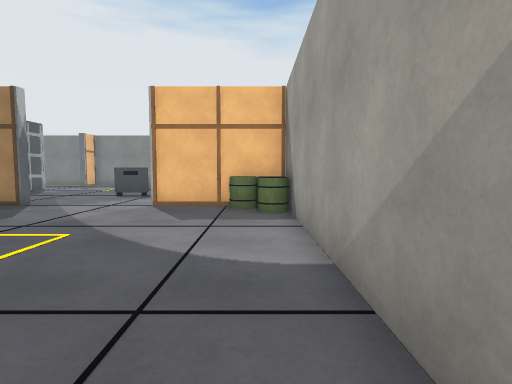
View 1 (above)

20 first-person views from a walk through a 3-D level made in the Unity game engine. The camera is 1.2 m above the floor, tilts 4° down and sees 80° across. The floor is counted in squares, 1 m on a side. Each view is taken from the middle of a square. On the plan, view 1 faces up. The plan holds only what a view shows up to about 13 squares ahead; the rest is blank.

View 2
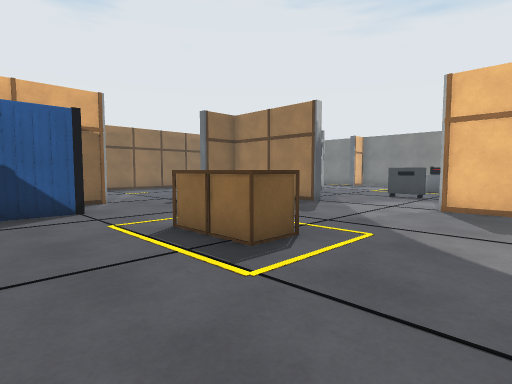

View 3
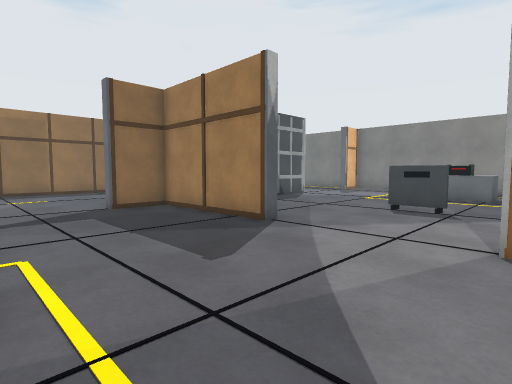

View 4
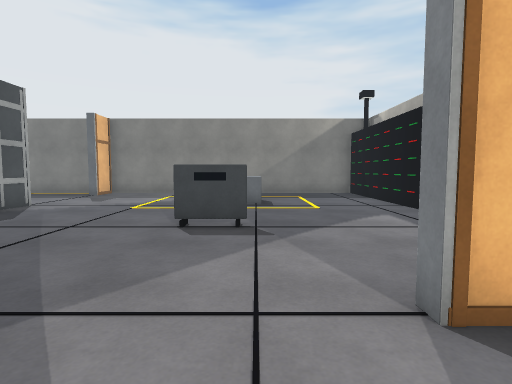

View 5
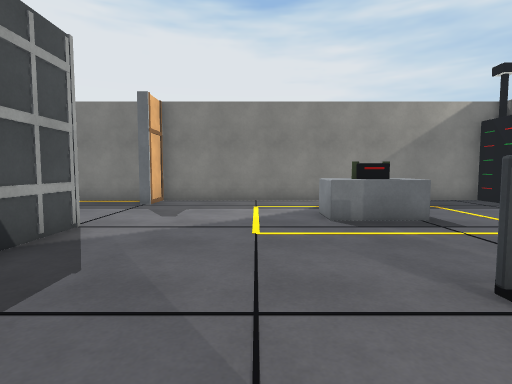

View 6
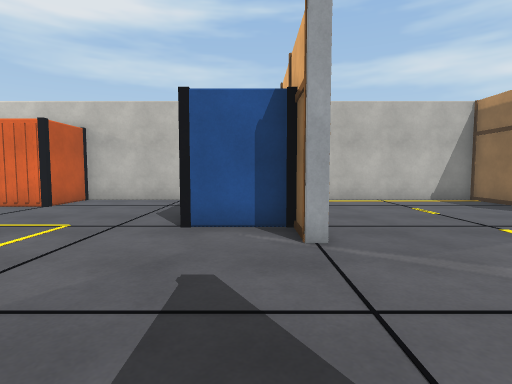

View 7
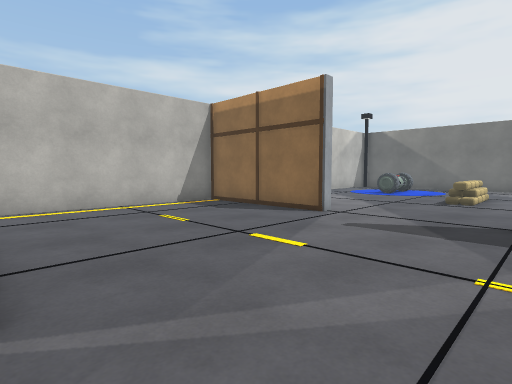

View 8
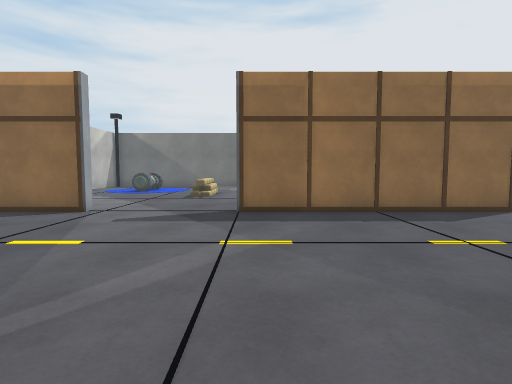

View 9
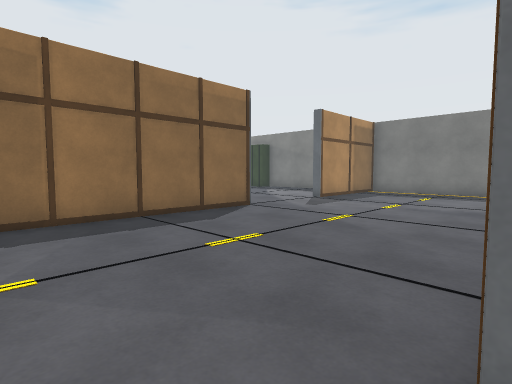

View 10
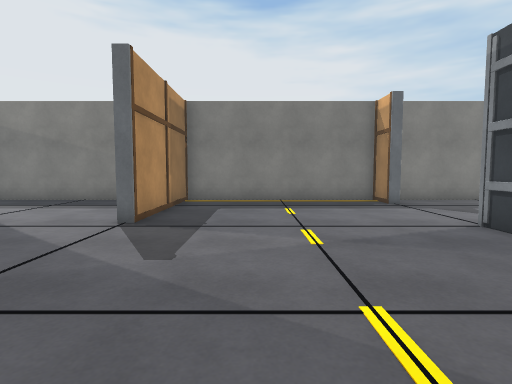

View 11
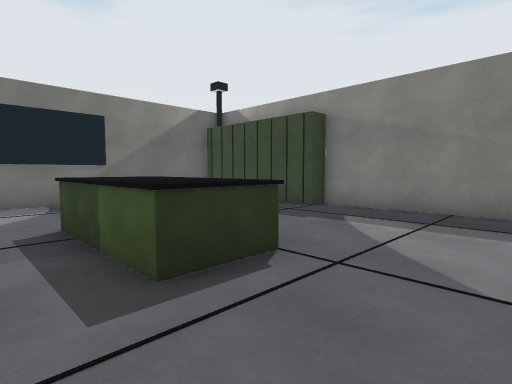

View 12
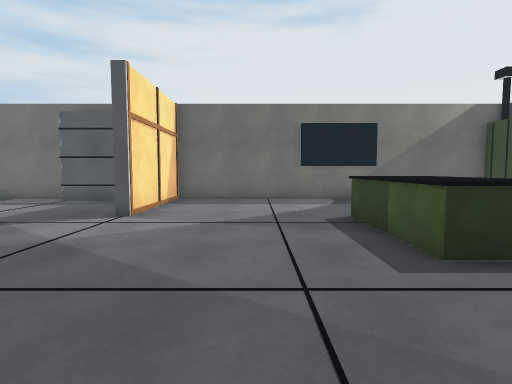

View 13
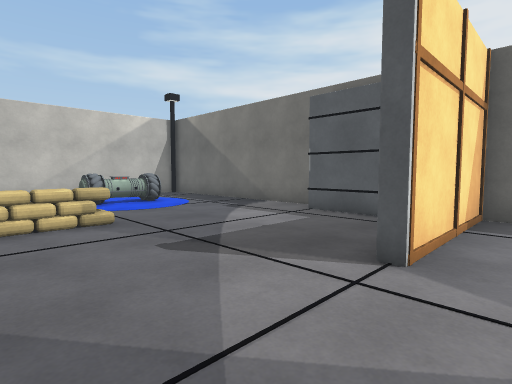

View 14
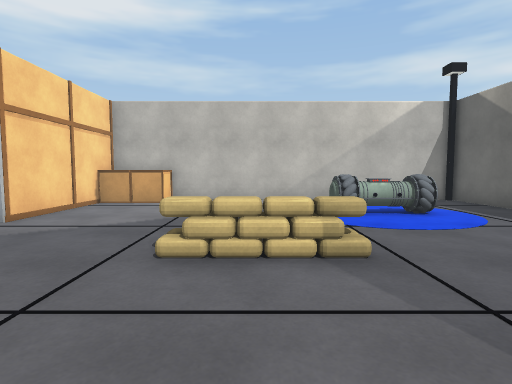

View 15
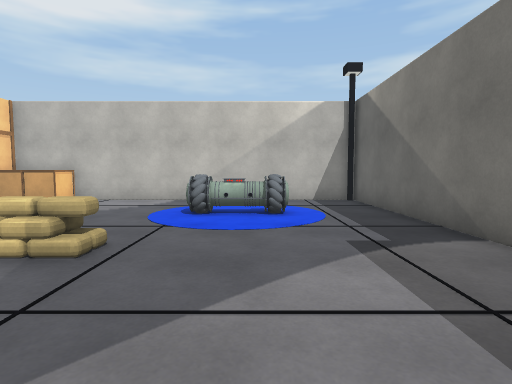

View 16
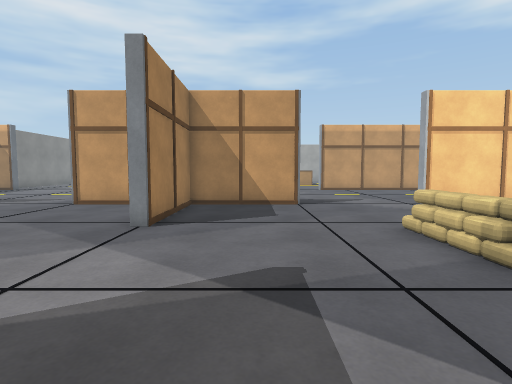

View 17
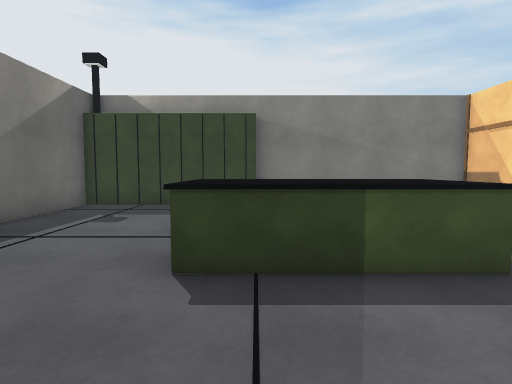

View 18
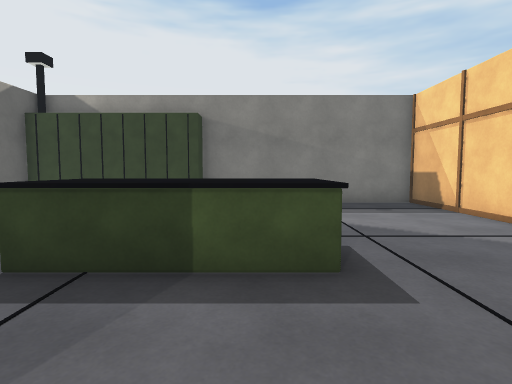

View 19
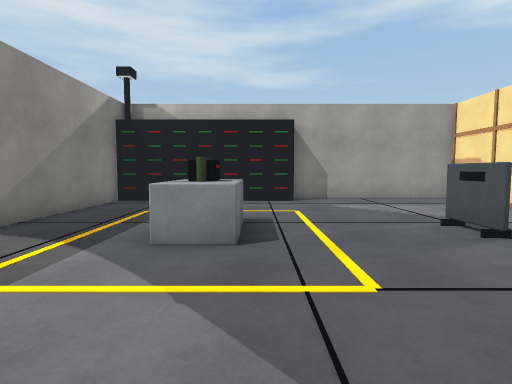

View 20
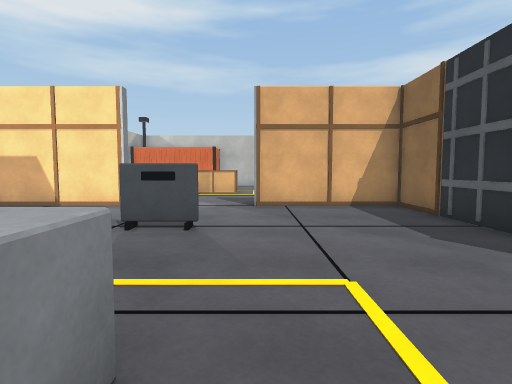

### Floor plan
Key: @ floor where view 1 was taken; # wall or solid block; . floor; / step, stairs or slope; = window, fence, low wall or low ledge; ^ raised ledge; O other object.
Columns run from 35 left of view 1 to 1 right of it. Each row starts with its distance up from view 1.
 25       ##############################
 24 #######.......#.......#............#
 23 #... .........#.......#............#
 22 #...  ........#....................#
 21 #....  .......#.............#=#....#
 20 #....   ......#.............^^^....#
 19 #....   ......#....................#
 18 #....^^^^^............#............##
 17 #....^^^^^............#.............#
 16 #.....................#.............#
 15 #.....................#......#......#
 14 #.............#.......#.............#
 13 #.............#.......#.............#
 12 #.............#.......#.............#
 11 ######....#   #.......######....#####
 10  #   #....#####.......######....##OO
  9  #............#.......#............^O
  8  #............#.....................#
  7  #............#.....................#
  6 ##..................................#
  5 #......////.........................#
  4 #......////...........#.....^^^.....#
  3 #.....................#.............#
  2 #.............#.......####..........#
  1 #..OOOO.......#.......  ##........  #
  0 #.. OOO... ...#.......    ....... .@
 -1 #......... ...#.......    ....##
 -2 #...   ...  ^^#.......    ....#
 -3 #...   .... ^ #.......    ....#
 -4 ######################    #####

Positions as (right, up) in squares from view 1, and headings:
1: (0, 0), facing up
2: (-1, 0), facing up-left
3: (-3, 5), facing up-left
4: (-5, 8), facing up
5: (-9, 12), facing up
6: (-12, 9), facing down
7: (-13, 7), facing down-left
8: (-12, 7), facing left
9: (-13, 7), facing up-left
10: (-18, 12), facing up
11: (-23, 15), facing up-left
12: (-22, 14), facing left
13: (-26, 12), facing down-left
14: (-27, 9), facing down
15: (-31, 9), facing down
16: (-32, 8), facing right
17: (-29, 13), facing up
18: (-27, 13), facing up
19: (-12, 19), facing right
20: (-8, 21), facing down
